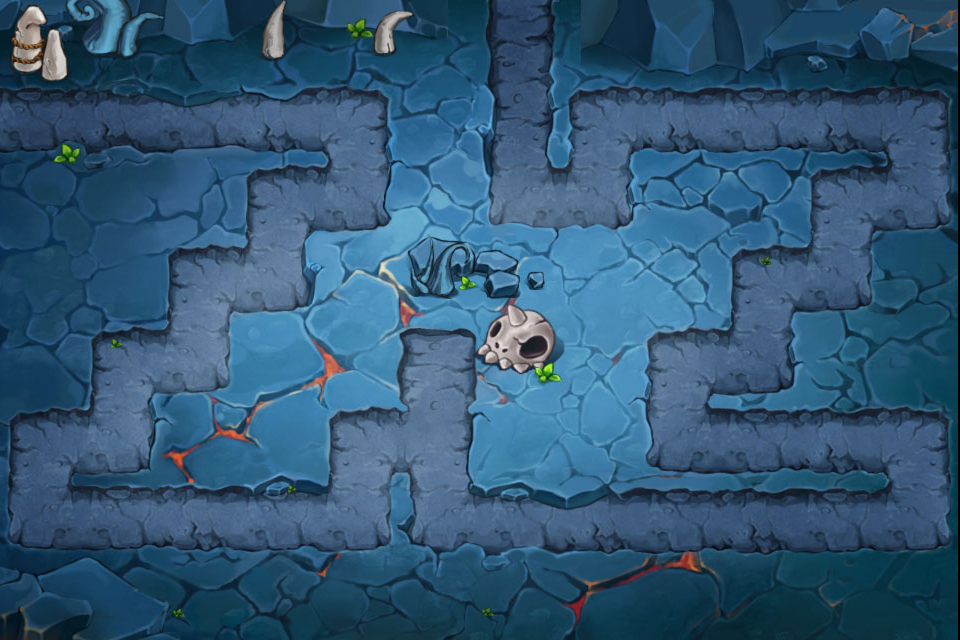

The image is a tile-based game level rendered from a .tmx file. Its description and source (layers, tilesets, objects; grid data summarised) follow:
An orthogonal 12x8 tile map with 80x80 px tiles, 1 tile layer (Background) and 6 objects (2x stone_3.png, flank_hole_up.png, crater.png, tree1.png, hero).

<map version="1.0" orientation="orthogonal" width="12" height="8" tilewidth="80" tileheight="80">
 <tileset firstgid="1" name="level2_8bg" tilewidth="80" tileheight="80">
  <tileoffset x="-2" y="0" />
  <image source="level2_8bg.jpg" width="960" height="640" />
  <tile id="12">
   <properties>
    <property name="tiletype" value="0" />
   </properties>
  </tile>
  <tile id="13">
   <properties>
    <property name="tiletype" value="0" />
   </properties>
  </tile>
  <tile id="14">
   <properties>
    <property name="tiletype" value="0" />
   </properties>
  </tile>
  <tile id="15">
   <properties>
    <property name="tiletype" value="0" />
   </properties>
  </tile>
  <tile id="16">
   <properties>
    <property name="tiletype" value="0" />
   </properties>
  </tile>
  <tile id="17">
   <properties>
    <property name="tiletype" value="1" />
   </properties>
  </tile>
  <tile id="18">
   <properties>
    <property name="tiletype" value="0" />
   </properties>
  </tile>
  <tile id="19">
   <properties>
    <property name="tiletype" value="0" />
   </properties>
  </tile>
  <tile id="20">
   <properties>
    <property name="tiletype" value="0" />
   </properties>
  </tile>
  <tile id="21">
   <properties>
    <property name="tiletype" value="0" />
   </properties>
  </tile>
  <tile id="22">
   <properties>
    <property name="tiletype" value="0" />
   </properties>
  </tile>
  <tile id="23">
   <properties>
    <property name="tiletype" value="0" />
   </properties>
  </tile>
  <tile id="25">
   <properties>
    <property name="tiletype" value="1" />
   </properties>
  </tile>
  <tile id="26">
   <properties>
    <property name="tiletype" value="1" />
   </properties>
  </tile>
  <tile id="27">
   <properties>
    <property name="tiletype" value="0" />
   </properties>
  </tile>
  <tile id="28">
   <properties>
    <property name="tiletype" value="0" />
   </properties>
  </tile>
  <tile id="29">
   <properties>
    <property name="tiletype" value="1" />
   </properties>
  </tile>
  <tile id="30">
   <properties>
    <property name="tiletype" value="0" />
   </properties>
  </tile>
  <tile id="31">
   <properties>
    <property name="tiletype" value="0" />
   </properties>
  </tile>
  <tile id="32">
   <properties>
    <property name="tiletype" value="1" />
   </properties>
  </tile>
  <tile id="34">
   <properties>
    <property name="tiletype" value="0" />
   </properties>
  </tile>
  <tile id="35">
   <properties>
    <property name="tiletype" value="0" />
   </properties>
  </tile>
  <tile id="36">
   <properties>
    <property name="tiletype" value="1" />
   </properties>
  </tile>
  <tile id="37">
   <properties>
    <property name="tiletype" value="1" />
   </properties>
  </tile>
  <tile id="38">
   <properties>
    <property name="tiletype" value="0" />
   </properties>
  </tile>
  <tile id="39">
   <properties>
    <property name="tiletype" value="0" />
   </properties>
  </tile>
  <tile id="40">
   <properties>
    <property name="tiletype" value="1" />
   </properties>
  </tile>
  <tile id="43">
   <properties>
    <property name="tiletype" value="1" />
   </properties>
  </tile>
  <tile id="44">
   <properties>
    <property name="tiletype" value="1" />
   </properties>
  </tile>
  <tile id="45">
   <properties>
    <property name="tiletype" value="0" />
   </properties>
  </tile>
  <tile id="46">
   <properties>
    <property name="tiletype" value="0" />
   </properties>
  </tile>
  <tile id="47">
   <properties>
    <property name="tiletype" value="1" />
   </properties>
  </tile>
  <tile id="48">
   <properties>
    <property name="tiletype" value="1" />
   </properties>
  </tile>
  <tile id="49">
   <properties>
    <property name="tiletype" value="0" />
   </properties>
  </tile>
  <tile id="50">
   <properties>
    <property name="tiletype" value="0" />
   </properties>
  </tile>
  <tile id="51">
   <properties>
    <property name="tiletype" value="1" />
   </properties>
  </tile>
  <tile id="52">
   <properties>
    <property name="tiletype" value="1" />
   </properties>
  </tile>
  <tile id="55">
   <properties>
    <property name="tiletype" value="1" />
   </properties>
  </tile>
  <tile id="56">
   <properties>
    <property name="tiletype" value="0" />
   </properties>
  </tile>
  <tile id="57">
   <properties>
    <property name="tiletype" value="0" />
   </properties>
  </tile>
  <tile id="58">
   <properties>
    <property name="tiletype" value="1" />
   </properties>
  </tile>
  <tile id="59">
   <properties>
    <property name="tiletype" value="1" />
   </properties>
  </tile>
  <tile id="60">
   <properties>
    <property name="tiletype" value="0" />
   </properties>
  </tile>
  <tile id="61">
   <properties>
    <property name="tiletype" value="0" />
   </properties>
  </tile>
  <tile id="62">
   <properties>
    <property name="tiletype" value="1" />
   </properties>
  </tile>
  <tile id="63">
   <properties>
    <property name="tiletype" value="1" />
   </properties>
  </tile>
  <tile id="64">
   <properties>
    <property name="tiletype" value="0" />
   </properties>
  </tile>
  <tile id="65">
   <properties>
    <property name="tiletype" value="0" />
   </properties>
  </tile>
  <tile id="66">
   <properties>
    <property name="tiletype" value="1" />
   </properties>
  </tile>
  <tile id="67">
   <properties>
    <property name="tiletype" value="1" />
   </properties>
  </tile>
  <tile id="68">
   <properties>
    <property name="tiletype" value="0" />
   </properties>
  </tile>
  <tile id="69">
   <properties>
    <property name="tiletype" value="0" />
   </properties>
  </tile>
  <tile id="70">
   <properties>
    <property name="tiletype" value="0" />
   </properties>
  </tile>
  <tile id="71">
   <properties>
    <property name="tiletype" value="0" />
   </properties>
  </tile>
  <tile id="72">
   <properties>
    <property name="tiletype" value="0" />
   </properties>
  </tile>
  <tile id="73">
   <properties>
    <property name="tiletype" value="0" />
   </properties>
  </tile>
  <tile id="74">
   <properties>
    <property name="tiletype" value="0" />
   </properties>
  </tile>
  <tile id="75">
   <properties>
    <property name="tiletype" value="0" />
   </properties>
  </tile>
  <tile id="76">
   <properties>
    <property name="tiletype" value="0" />
   </properties>
  </tile>
  <tile id="77">
   <properties>
    <property name="tiletype" value="0" />
   </properties>
  </tile>
  <tile id="78">
   <properties>
    <property name="tiletype" value="0" />
   </properties>
  </tile>
  <tile id="79">
   <properties>
    <property name="tiletype" value="0" />
   </properties>
  </tile>
  <tile id="80">
   <properties>
    <property name="tiletype" value="0" />
   </properties>
  </tile>
  <tile id="81">
   <properties>
    <property name="tiletype" value="0" />
   </properties>
  </tile>
  <tile id="82">
   <properties>
    <property name="tiletype" value="0" />
   </properties>
  </tile>
  <tile id="83">
   <properties>
    <property name="tiletype" value="0" />
   </properties>
  </tile>
 </tileset>
 <layer name="Background" width="12" height="8">
  <data>[96 cells, 96 non-empty, 96 distinct tile ids]</data>
 </layer>
 <objectgroup name="Objects" width="12" height="8">
     <object name="flank_hole_up.png" x="22" y="217" />
     <object name="crater.png" x="258" y="624" />
     <object name="tree1.png" x="507" y="623" />
     <object name="hero" x="737" y="220" />
     <object name="stone_3.png" x="295" y="167" />
     <object name="stone_3.png" x="689" y="486" />
 </objectgroup>
</map>
